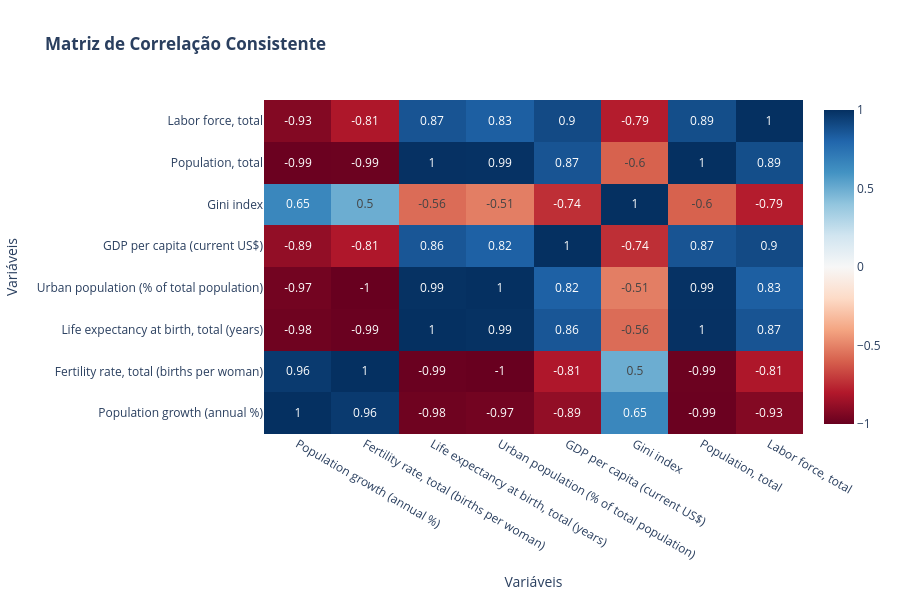

This figure's notebook cell:
### Code cell
# Versão unificada e consistente:

def analise_correlacao_consistente(df, variaveis):
    """
    Função para análise de correlação consistente
    """
    # Verificar variáveis disponíveis
    vars_disponiveis = [var for var in variaveis if var in df.columns]
    
    if len(vars_disponiveis) < 2:
        print(f"Não há variáveis suficientes. Disponíveis: {vars_disponiveis}")
        return None
    
    # Calcular matriz de correlação
    corr_matrix = df[vars_disponiveis].corr()
    
    # Plotar com Plotly (interativo)
    fig = go.Figure(data=go.Heatmap(
        z=corr_matrix.values,
        x=corr_matrix.columns,
        y=corr_matrix.index,
        colorscale='RdBu',
        zmin=-1,
        zmax=1,
        text=np.round(corr_matrix.values, 2),
        texttemplate="%{text}"))
    
    fig.update_layout(
        title='<b>Matriz de Correlação Consistente</b>',
        height=600,
        xaxis_title="Variáveis",
        yaxis_title="Variáveis",
        template='plotly_white'
    )
    fig.show()
    
    return corr_matrix

# Variáveis para análise (lista unificada)
variaveis_correlacao = [
    'Population growth (annual %)',
    'Fertility rate, total (births per woman)',
    'Life expectancy at birth, total (years)',
    'Urban population (% of total population)',
    'GDP per capita (current US$)',
    'Gini index',
    'Population, total',
    'Labor force, total'
]

# Usar dados_brasil_filled que já está tratado
correlacao_final = analise_correlacao_consistente(dados_brasil_filled, variaveis_correlacao)

### Figure 1 — Plotly figure (JSON) as saved in the notebook; plotly's stock layout.template omitted (floating-point values rounded to 4 significant figures)
{"data": [{"colorscale": [[0, "rgb(103,0,31)"], [0.1, "rgb(178,24,43)"], [0.2, "rgb(214,96,77)"], [0.3, "rgb(244,165,130)"], [0.4, "rgb(253,219,199)"], [0.5, "rgb(247,247,247)"], [0.6, "rgb(209,229,240)"], [0.7, "rgb(146,197,222)"], [0.8, "rgb(67,147,195)"], [0.9, "rgb(33,102,172)"], [1, "rgb(5,48,97)"]], "text": [[1, 0.96, -0.98, -0.97, -0.89, 0.65, -0.99, -0.93], [0.96, 1, -0.99, -1, -0.81, 0.5, -0.99, -0.81], [-0.98, -0.99, 1, 0.99, 0.86, -0.56, 1, 0.87], [-0.97, -1, 0.99, 1, 0.82, -0.51, 0.99, 0.83], [-0.89, -0.81, 0.86, 0.82, 1, -0.74, 0.87, 0.9], [0.65, 0.5, -0.56, -0.51, -0.74, 1, -0.6, -0.79], [-0.99, -0.99, 1, 0.99, 0.87, -0.6, 1, 0.89], [-0.93, -0.81, 0.87, 0.83, 0.9, -0.79, 0.89, 1]], "texttemplate": "%{text}", "type": "heatmap", "x": ["Population growth (annual %)", "Fertility rate, total (births per woman)", "Life expectancy at birth, total (years)", "Urban population (% of total population)", "GDP per capita (current US$)", "Gini index", "Population, total", "Labor force, total"], "y": ["Population growth (annual %)", "Fertility rate, total (births per woman)", "Life expectancy at birth, total (years)", "Urban population (% of total population)", "GDP per capita (current US$)", "Gini index", "Population, total", "Labor force, total"], "z": [[1, 0.964, -0.9777, -0.969, -0.886, 0.6512, -0.9901, -0.9257], [0.964, 1, -0.9915, -0.9986, -0.8078, 0.4965, -0.9864, -0.8118], [-0.9777, -0.9915, 1, 0.9944, 0.8581, -0.564, 0.9959, 0.8661], [-0.969, -0.9986, 0.9944, 1, 0.8179, -0.5135, 0.9913, 0.827], [-0.886, -0.8078, 0.8581, 0.8179, 1, -0.7351, 0.8654, 0.9029], [0.6512, 0.4965, -0.564, -0.5135, -0.7351, 1, -0.5956, -0.789], [-0.9901, -0.9864, 0.9959, 0.9913, 0.8654, -0.5956, 1, 0.8904], [-0.9257, -0.8118, 0.8661, 0.827, 0.9029, -0.789, 0.8904, 1]], "zmax": 1, "zmin": -1}], "layout": {"height": 600, "title": {"text": "<b>Matriz de Correlação Consistente</b>"}, "xaxis": {"title": {"text": "Variáveis"}}, "yaxis": {"title": {"text": "Variáveis"}}}}
